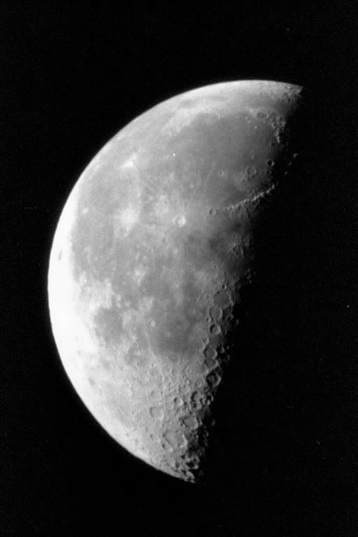
%> input picture Digital Image Processing 数字图像处理/Lab/Lab2/lab2_images/moon.tif, 358 x 537 px
$ octave lab2_2.m   (GNU Octave 9; MATLAB toolbox functions it lacks are replaced by stand-ins)
%> lines starting %> are read from the running program, lines starting %| are printed output that depends on the picture
% Read the image
moonImage = imread('lab2_images/moon.tif');
%> moonImage is the input picture: size 537x358 uint8; min 0, max 253, mean 52.9

% Show the image
figure, subplot(3, 2, 1), imshow(moonImage), title('Original Moon Image');

% Show the histogram of the original image
subplot(3, 2, 2), imhist(moonImage), title('Histogram of Original Moon Image');

% Perform histogram equalization
equalizedImage = histeq(moonImage);
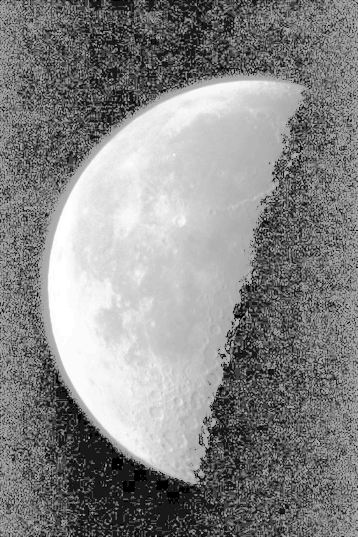
%> equalizedImage: size 537x358 uint8; min 0, max 255, mean 134.1

% Show the histogram equalized image
subplot(3, 2, 3), imshow(equalizedImage), title('Equalized Moon Image');

% Show the histogram of the histogram equalized image
subplot(3, 2, 4), imhist(equalizedImage), title('Histogram of Equalized Moon Image');

% Specify the histogram H
H = ones(1, 256);
H(1) = 256; % Set the first value to 256

% Use histogram matching
matchedImage = histeq(moonImage, H);
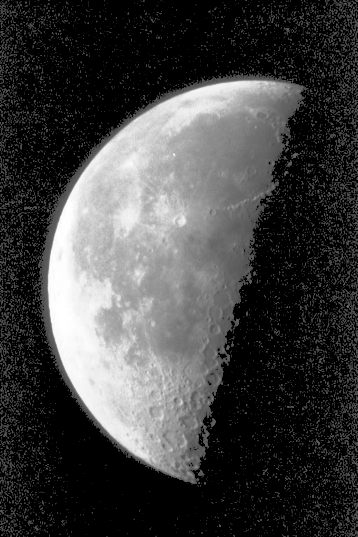
%> matchedImage: size 537x358 uint8; min 0, max 255, mean 65.3

% Show the histogram matched image
subplot(3, 2, 5), imshow(matchedImage), title('Histogram Matched Moon Image');

% Show the histogram of the histogram matched image
subplot(3, 2, 6), imhist(matchedImage), title('Histogram of Matched Moon Image');
%> after `title('Histogram of Matched Moon Image')`:
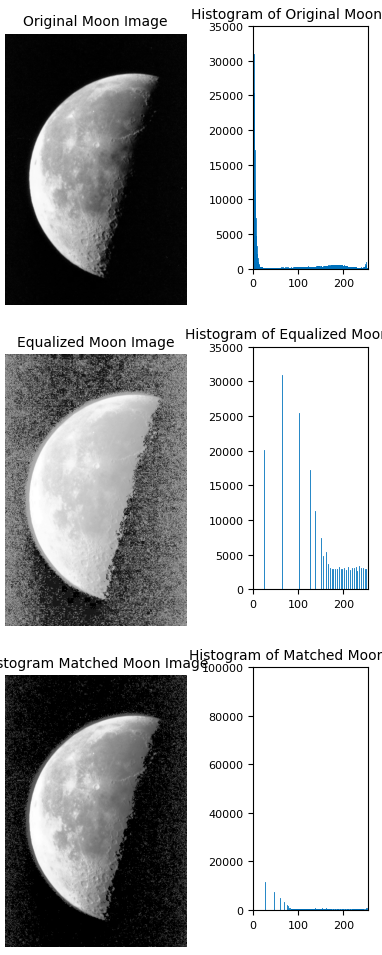
%> figure redrawn from the program's plot data, 6 panels
